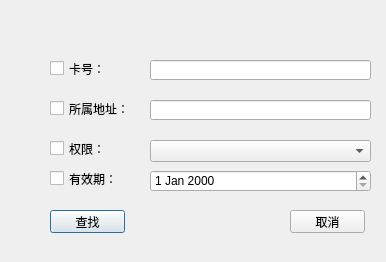
<?xml version="1.0" encoding="UTF-8"?>
<ui version="4.0">
 <class>CFINDCARD</class>
 <widget class="QDialog" name="CFINDCARD">
  <property name="geometry">
   <rect>
    <x>0</x>
    <y>0</y>
    <width>386</width>
    <height>262</height>
   </rect>
  </property>
  <property name="windowTitle">
   <string>Dialog</string>
  </property>
  <widget class="QPushButton" name="QpbtnFind">
   <property name="geometry">
    <rect>
     <x>50</x>
     <y>210</y>
     <width>75</width>
     <height>23</height>
    </rect>
   </property>
   <property name="text">
    <string>查找</string>
   </property>
  </widget>
  <widget class="QPushButton" name="QpbtnClose">
   <property name="geometry">
    <rect>
     <x>290</x>
     <y>210</y>
     <width>75</width>
     <height>23</height>
    </rect>
   </property>
   <property name="text">
    <string>取消</string>
   </property>
  </widget>
  <widget class="QCheckBox" name="QchkIcCard">
   <property name="geometry">
    <rect>
     <x>50</x>
     <y>60</y>
     <width>72</width>
     <height>17</height>
    </rect>
   </property>
   <property name="layoutDirection">
    <enum>Qt::LeftToRight</enum>
   </property>
   <property name="text">
    <string>卡号：</string>
   </property>
   <property name="tristate">
    <bool>false</bool>
   </property>
  </widget>
  <widget class="QCheckBox" name="QchkTAddr">
   <property name="geometry">
    <rect>
     <x>50</x>
     <y>100</y>
     <width>81</width>
     <height>17</height>
    </rect>
   </property>
   <property name="text">
    <string>所属地址：</string>
   </property>
  </widget>
  <widget class="QCheckBox" name="QchkMAddr">
   <property name="geometry">
    <rect>
     <x>50</x>
     <y>140</y>
     <width>72</width>
     <height>17</height>
    </rect>
   </property>
   <property name="layoutDirection">
    <enum>Qt::LeftToRight</enum>
   </property>
   <property name="text">
    <string>权限：</string>
   </property>
  </widget>
  <widget class="QLineEdit" name="QlineIcCard">
   <property name="geometry">
    <rect>
     <x>150</x>
     <y>60</y>
     <width>221</width>
     <height>20</height>
    </rect>
   </property>
  </widget>
  <widget class="QLineEdit" name="QlineTAddr">
   <property name="geometry">
    <rect>
     <x>150</x>
     <y>100</y>
     <width>221</width>
     <height>20</height>
    </rect>
   </property>
  </widget>
  <widget class="QComboBox" name="QcomMAddr">
   <property name="geometry">
    <rect>
     <x>150</x>
     <y>140</y>
     <width>221</width>
     <height>22</height>
    </rect>
   </property>
  </widget>
  <widget class="QCheckBox" name="QchkValidity">
   <property name="geometry">
    <rect>
     <x>50</x>
     <y>170</y>
     <width>81</width>
     <height>17</height>
    </rect>
   </property>
   <property name="text">
    <string>有效期：</string>
   </property>
  </widget>
  <widget class="QDateEdit" name="QdateValidity">
   <property name="geometry">
    <rect>
     <x>150</x>
     <y>170</y>
     <width>221</width>
     <height>22</height>
    </rect>
   </property>
  </widget>
 </widget>
 <resources/>
 <connections/>
</ui>
